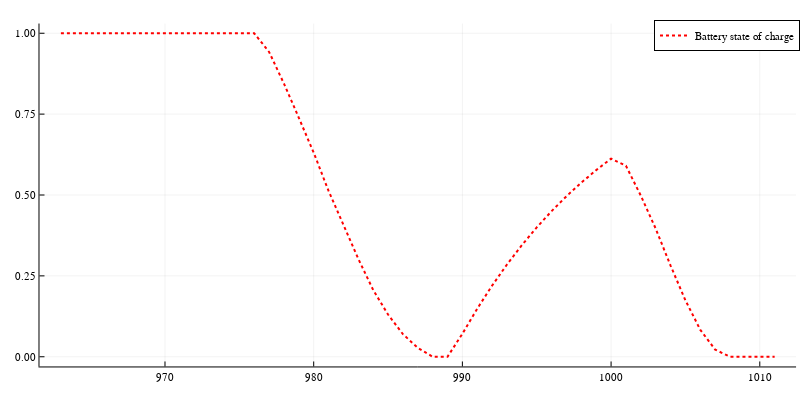

Notebook cell for this chart:
### Code cell
plot(time_ls_opt, ls_X_SOC, label="Battery state of charge", lc=:red, lw=2, ls=:dot)
plot!(size=(800,400))

### Figure 1 — Plotly figure (JSON) as saved in the notebook; plotly's stock layout.template omitted (floating-point values rounded to 4 significant figures)
{"data": [{"colorbar": {"len": 0.9525, "title": "", "x": 0.9951, "y": 0.5139}, "legendgroup": "Battery state of charge", "line": {"color": "rgba(255, 0, 0, 1.000)", "dash": "dot", "shape": "linear", "width": 2}, "mode": "lines", "name": "Battery state of charge", "showlegend": true, "type": "scatter", "x": [963, 964, 965, 966, 967, 968, 969, 970, 971, 972, 973, 974, 975, 976, 977, 978, 979, 980, 981, 982, 983, 984, 985, 986, 987, 988, 989, 990, 991, 992, 993, 994, 995, 996, 997, 998, 999, 1000, 1001, 1002, 1003, 1004, 1005, 1006, 1007, 1008, 1009, 1010, 1011], "xaxis": "x", "y": [1, 1, 1, 1, 1, 1, 1, 1, 1, 1, 1, 1, 1, 1, 0.9423, 0.8442, 0.7386, 0.631, 0.5126, 0.4059, 0.3026, 0.2064, 0.1304, 0.06978, 0.02766, 0, 0, 0.07094, 0.1487, 0.22, 0.2853, 0.3451, 0.3999, 0.4501, 0.4962, 0.5383, 0.577, 0.6124, 0.5904, 0.4979, 0.396, 0.2817, 0.1745, 0.08314, 0.02216, 0, 0, 0, 0], "yaxis": "y"}], "layout": {"annotations": [], "height": 400, "legend": {"bgcolor": "rgba(255, 255, 255, 1.000)", "bordercolor": "rgba(0, 0, 0, 1.000)", "borderwidth": 1, "font": {"color": "rgba(0, 0, 0, 1.000)", "family": "sans-serif", "size": 11}, "title": {"font": {"color": "rgba(0, 0, 0, 1.000)", "family": "sans-serif", "size": 15}, "text": ""}, "tracegroupgap": 0, "traceorder": "normal", "x": 1, "xanchor": "auto", "y": 1, "yanchor": "auto"}, "margin": {"b": 20, "l": 0, "r": 0, "t": 20}, "paper_bgcolor": "rgba(255, 255, 255, 1.000)", "plot_bgcolor": "rgba(255, 255, 255, 1.000)", "showlegend": true, "width": 800, "xaxis": {"anchor": "y", "domain": [0.04937, 0.9951], "gridcolor": "rgba(0, 0, 0, 0.100)", "gridwidth": 0.5, "linecolor": "rgba(0, 0, 0, 1.000)", "mirror": false, "range": [961.6, 1012.0], "showgrid": true, "showline": true, "showticklabels": true, "tickangle": 0, "tickcolor": "rgb(0, 0, 0)", "tickfont": {"color": "rgba(0, 0, 0, 1.000)", "family": "sans-serif", "size": 11}, "tickmode": "array", "ticks": "inside", "ticktext": ["970", "980", "990", "1000", "1010"], "tickvals": [970, 980, 990, 1000, 1010], "title": "", "titlefont": {"color": "rgba(0, 0, 0, 1.000)", "family": "sans-serif", "size": 15}, "type": "-", "visible": true, "zeroline": false, "zerolinecolor": "rgba(0, 0, 0, 1.000)"}, "yaxis": {"anchor": "x", "domain": [0.03762, 0.9902], "gridcolor": "rgba(0, 0, 0, 0.100)", "gridwidth": 0.5, "linecolor": "rgba(0, 0, 0, 1.000)", "mirror": false, "range": [-0.03, 1.03], "showgrid": true, "showline": true, "showticklabels": true, "tickangle": 0, "tickcolor": "rgb(0, 0, 0)", "tickfont": {"color": "rgba(0, 0, 0, 1.000)", "family": "sans-serif", "size": 11}, "tickmode": "array", "ticks": "inside", "ticktext": ["0.00", "0.25", "0.50", "0.75", "1.00"], "tickvals": [0, 0.25, 0.5, 0.75, 1], "title": "", "titlefont": {"color": "rgba(0, 0, 0, 1.000)", "family": "sans-serif", "size": 15}, "type": "-", "visible": true, "zeroline": false, "zerolinecolor": "rgba(0, 0, 0, 1.000)"}}}
